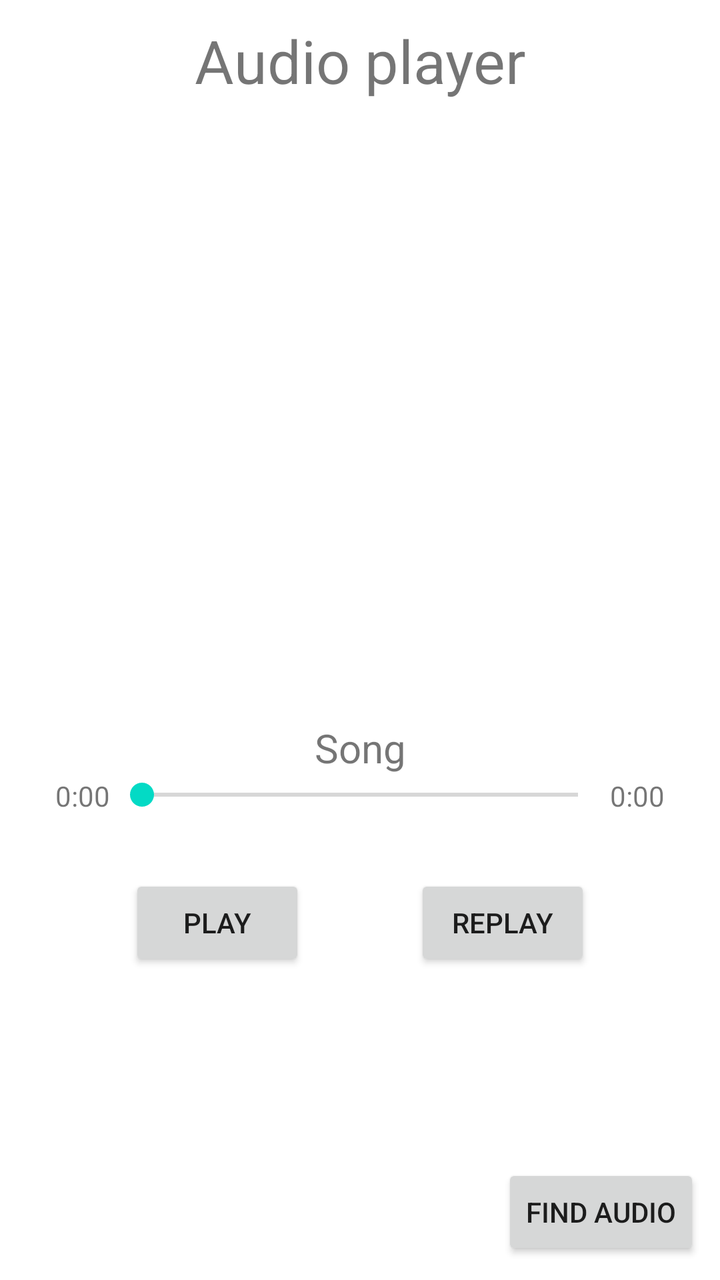
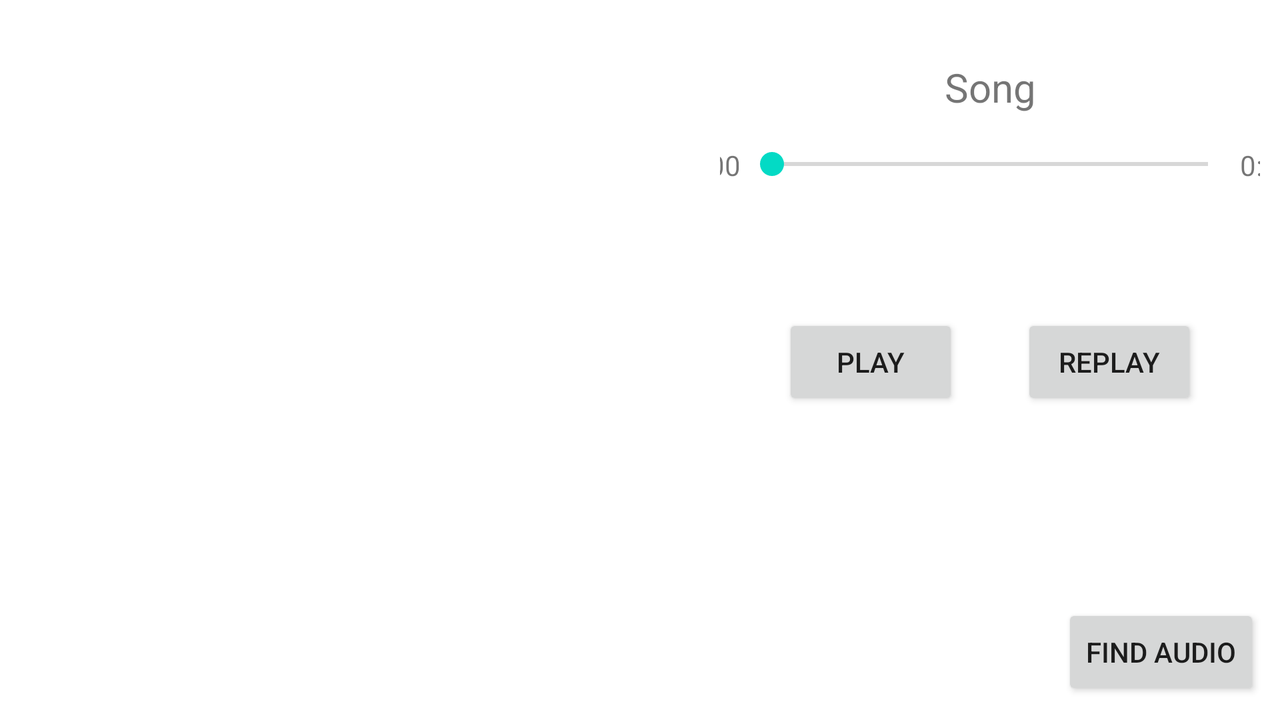

The same Android screen from two of the app's own layout files: first res/layout/ as a phone draws it, then the author's variant for another configuration, drawn on a device whose configuration selects that folder. Both files follow.
<!-- AndroidManifest.xml: application theme Theme.Android_lab -->
<!-- res/layout/fragment_audio.xml -->
<?xml version="1.0" encoding="utf-8"?>
<androidx.constraintlayout.widget.ConstraintLayout xmlns:android="http://schemas.android.com/apk/res/android"
    xmlns:tools="http://schemas.android.com/tools"
    android:layout_width="match_parent"
    android:layout_height="match_parent"
    xmlns:app="http://schemas.android.com/apk/res-auto"
    tools:context=".AudioFragment">



    <TextView
        android:id="@+id/audio_TextView1"
        android:layout_width="match_parent"
        android:layout_height="wrap_content"
        android:layout_margin="10sp"
        android:textSize="30sp"
        android:text="Audio player"
        android:textAlignment="center"
        app:layout_constraintStart_toStartOf="parent"
        app:layout_constraintTop_toTopOf="parent"
        />

    <ImageView
        android:id="@+id/audio_imageView"
        android:layout_width="wrap_content"
        android:layout_height="280sp"
        app:layout_constraintLeft_toLeftOf="parent"
        app:layout_constraintRight_toRightOf="parent"
        app:layout_constraintTop_toBottomOf="@+id/audio_TextView1"
        app:srcCompat="@drawable/audio_picture" />

    <androidx.constraintlayout.widget.ConstraintLayout
        android:id="@+id/audio_constraintLayout_1"
        android:layout_width="match_parent"
        android:layout_height="wrap_content"
        android:layout_margin="10sp"
        app:layout_constraintEnd_toEndOf="@id/audio_imageView"
        app:layout_constraintStart_toStartOf="@id/audio_imageView"
        app:layout_constraintTop_toBottomOf="@+id/audio_imageView"
        >
        <androidx.appcompat.widget.AppCompatSeekBar
            android:id="@+id/audio_progress_seekBar"
            android:layout_width="250dp"
            android:layout_height="20dp"
            android:layout_marginBottom="20dp"
            app:layout_constraintEnd_toEndOf="parent"
            app:layout_constraintStart_toStartOf="parent"
            app:layout_constraintTop_toBottomOf="@+id/audio_songName"
            android:background="@color/white" />

        <TextView
            android:id="@+id/audio_songName"
            android:layout_width="wrap_content"
            android:layout_height="wrap_content"
            android:layout_margin="20sp"
            android:text="@string/audio_songName"
            android:textSize="20dp"
            app:layout_constraintTop_toTopOf="parent"
            app:layout_constraintLeft_toLeftOf="@id/audio_progress_seekBar"
            app:layout_constraintRight_toRightOf="@id/audio_progress_seekBar" />

        <TextView
            android:id="@+id/audio_start_time_tv"
            android:layout_width="wrap_content"
            android:layout_height="wrap_content"
            android:text="@string/audio_0"

            app:layout_constraintBottom_toBottomOf="@id/audio_progress_seekBar"
            app:layout_constraintRight_toLeftOf="@id/audio_progress_seekBar"
            android:visibility="visible"
            />

        <TextView
            android:id="@+id/audio_end_time_tv"
            android:layout_width="wrap_content"
            android:layout_height="wrap_content"
            android:text="@string/audio_0"
            app:layout_constraintBottom_toBottomOf="@id/audio_progress_seekBar"
            app:layout_constraintLeft_toRightOf="@id/audio_progress_seekBar"
            android:visibility="visible"
            />

        <androidx.constraintlayout.widget.ConstraintLayout
            android:id="@+id/buttons_play_replay"
            android:layout_width="match_parent"
            android:layout_height="wrap_content"
            android:layout_marginTop="30sp"
            android:orientation="horizontal"
            app:layout_constraintTop_toBottomOf="@+id/audio_progress_seekBar"
            app:layout_constraintBottom_toBottomOf="parent"
            app:layout_constraintEnd_toEndOf="parent"
            app:layout_constraintStart_toStartOf="parent">

            <Button
                android:id="@+id/button_play_pause"
                android:layout_width="wrap_content"
                android:layout_height="wrap_content"
                android:text="@string/button_play"

                app:layout_constraintStart_toStartOf="parent"
                app:layout_constraintEnd_toStartOf="@+id/button_backToStart"
                app:layout_constraintTop_toTopOf="parent"
                />
            <Button
                android:id="@+id/button_backToStart"
                android:layout_width="wrap_content"
                android:layout_height="wrap_content"
                android:text="@string/button_backToStart"

                app:layout_constraintStart_toEndOf="@+id/button_play_pause"
                app:layout_constraintEnd_toEndOf="parent"
                app:layout_constraintTop_toTopOf="parent"
                />

        </androidx.constraintlayout.widget.ConstraintLayout>

    </androidx.constraintlayout.widget.ConstraintLayout>




    <Button
        android:id="@+id/button_findAudio"
        android:layout_width="wrap_content"
        android:layout_height="wrap_content"
        android:layout_margin="10sp"
        android:text="@string/button_findAudio"


        app:layout_constraintBottom_toBottomOf="parent"
        app:layout_constraintEnd_toEndOf="parent"
        />


</androidx.constraintlayout.widget.ConstraintLayout>
<!-- resources referenced by this layout -->
<resources>
  <string name="audio_0">0:00</string>
  <string name="audio_songName">Song</string>
  <string name="button_backToStart">Replay</string>
  <string name="button_findAudio">Find audio</string>
  <string name="button_play">Play</string>
  <style name="Theme.Android_lab" parent="Theme.MaterialComponents.DayNight.DarkActionBar">
          
          <item name="colorPrimary">@color/purple_500</item>
          <item name="colorPrimaryVariant">@color/purple_700</item>
          <item name="colorOnPrimary">@color/white</item>
          
          <item name="colorSecondary">@color/teal_200</item>
          <item name="colorSecondaryVariant">@color/teal_700</item>
          <item name="colorOnSecondary">@color/black</item>
          
          <item name="android:statusBarColor">?attr/colorPrimaryVariant</item>
          
  
          
          <item name="android:windowFullscreen">true</item>
      </style>
</resources>
<!-- res/layout-land/fragment_audio.xml (the author's variant of the layout above) -->
<!-- drawn on the phone turned sideways -->
<?xml version="1.0" encoding="utf-8"?>
<androidx.constraintlayout.widget.ConstraintLayout xmlns:android="http://schemas.android.com/apk/res/android"
    xmlns:tools="http://schemas.android.com/tools"
    android:layout_width="match_parent"
    android:layout_height="match_parent"
    xmlns:app="http://schemas.android.com/apk/res-auto"
    tools:context=".AudioFragment">

<LinearLayout
    android:id="@+id/container"
    android:layout_width="match_parent"
    android:layout_height="wrap_content"
    android:orientation="horizontal"
    app:layout_constraintLeft_toLeftOf="parent"
    app:layout_constraintRight_toRightOf="parent"
    app:layout_constraintTop_toTopOf="parent"
    >
    <ImageView
        android:id="@+id/audio_imageView"
        android:layout_width="350sp"
        android:layout_height="230sp"
        app:layout_constraintLeft_toLeftOf="parent"
        app:layout_constraintRight_toRightOf="parent"
        app:layout_constraintTop_toBottomOf="@+id/audio_TextView1"
        app:srcCompat="@drawable/audio_picture" />

    <androidx.constraintlayout.widget.ConstraintLayout
        android:id="@+id/audio_constraintLayout_1"
        android:layout_width="match_parent"
        android:layout_height="match_parent"
        android:layout_margin="10sp"
        app:layout_constraintEnd_toEndOf="@id/audio_imageView"
        app:layout_constraintStart_toStartOf="@id/audio_imageView"
        app:layout_constraintTop_toBottomOf="@+id/audio_imageView"
        >
        <androidx.appcompat.widget.AppCompatSeekBar
            android:id="@+id/audio_progress_seekBar"
            android:layout_width="250dp"
            android:layout_height="20dp"
            android:layout_marginBottom="20dp"
            app:layout_constraintEnd_toEndOf="parent"
            app:layout_constraintStart_toStartOf="parent"
            app:layout_constraintTop_toBottomOf="@+id/audio_songName"
            app:layout_constraintBottom_toTopOf="@+id/buttons_play_replay"
            android:background="@color/white" />

        <TextView
            android:id="@+id/audio_songName"
            android:layout_width="wrap_content"
            android:layout_height="wrap_content"
            android:layout_margin="20sp"
            android:text="@string/audio_songName"
            android:textSize="20dp"
            app:layout_constraintTop_toTopOf="parent"
            app:layout_constraintLeft_toLeftOf="@id/audio_progress_seekBar"
            app:layout_constraintRight_toRightOf="@id/audio_progress_seekBar" />

        <TextView
            android:id="@+id/audio_start_time_tv"
            android:layout_width="wrap_content"
            android:layout_height="wrap_content"
            android:text="@string/audio_0"

            app:layout_constraintBottom_toBottomOf="@id/audio_progress_seekBar"
            app:layout_constraintRight_toLeftOf="@id/audio_progress_seekBar"
            android:visibility="visible"
            />

        <TextView
            android:id="@+id/audio_end_time_tv"
            android:layout_width="wrap_content"
            android:layout_height="wrap_content"
            android:text="@string/audio_0"
            app:layout_constraintBottom_toBottomOf="@id/audio_progress_seekBar"
            app:layout_constraintLeft_toRightOf="@id/audio_progress_seekBar"
            android:visibility="visible"
            />

        <androidx.constraintlayout.widget.ConstraintLayout
            android:id="@+id/buttons_play_replay"
            android:layout_width="match_parent"
            android:layout_height="wrap_content"
            android:layout_marginTop="30sp"
            android:orientation="horizontal"
            app:layout_constraintTop_toBottomOf="@+id/audio_progress_seekBar"
            app:layout_constraintBottom_toBottomOf="parent"
            app:layout_constraintEnd_toEndOf="parent"
            app:layout_constraintStart_toStartOf="parent">

            <Button
                android:id="@+id/button_play_pause"
                android:layout_width="wrap_content"
                android:layout_height="wrap_content"
                android:text="@string/button_play"

                app:layout_constraintStart_toStartOf="parent"
                app:layout_constraintEnd_toStartOf="@+id/button_backToStart"
                app:layout_constraintTop_toTopOf="parent"
                />
            <Button
                android:id="@+id/button_backToStart"
                android:layout_width="wrap_content"
                android:layout_height="wrap_content"
                android:text="@string/button_backToStart"

                app:layout_constraintStart_toEndOf="@+id/button_play_pause"
                app:layout_constraintEnd_toEndOf="parent"
                app:layout_constraintTop_toTopOf="parent"
                />

        </androidx.constraintlayout.widget.ConstraintLayout>

    </androidx.constraintlayout.widget.ConstraintLayout>
</LinearLayout>





    <Button
        android:id="@+id/button_findAudio"
        android:layout_width="wrap_content"
        android:layout_height="wrap_content"
        android:layout_margin="10sp"
        android:text="@string/button_findAudio"


        app:layout_constraintBottom_toBottomOf="parent"
        app:layout_constraintEnd_toEndOf="parent"
        />


</androidx.constraintlayout.widget.ConstraintLayout>
